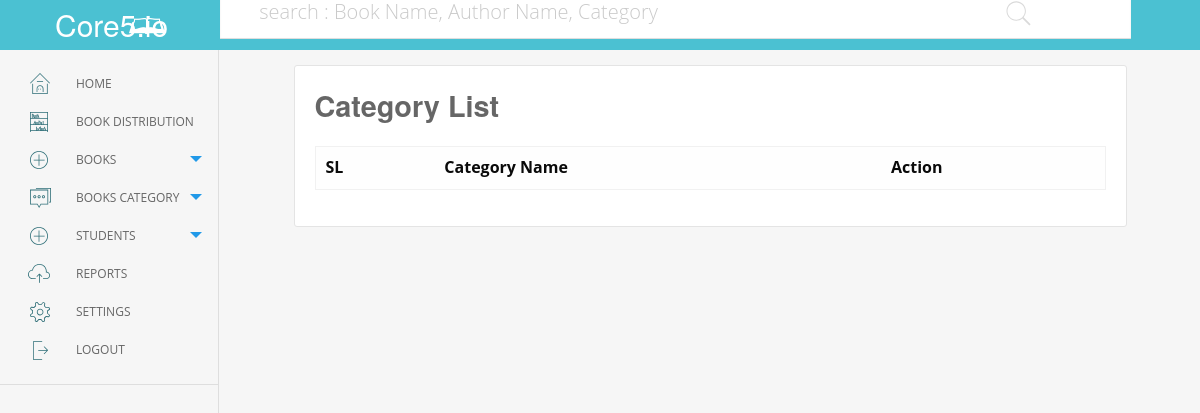
/book_cat_list/, run on an earlier commit of the app's database.
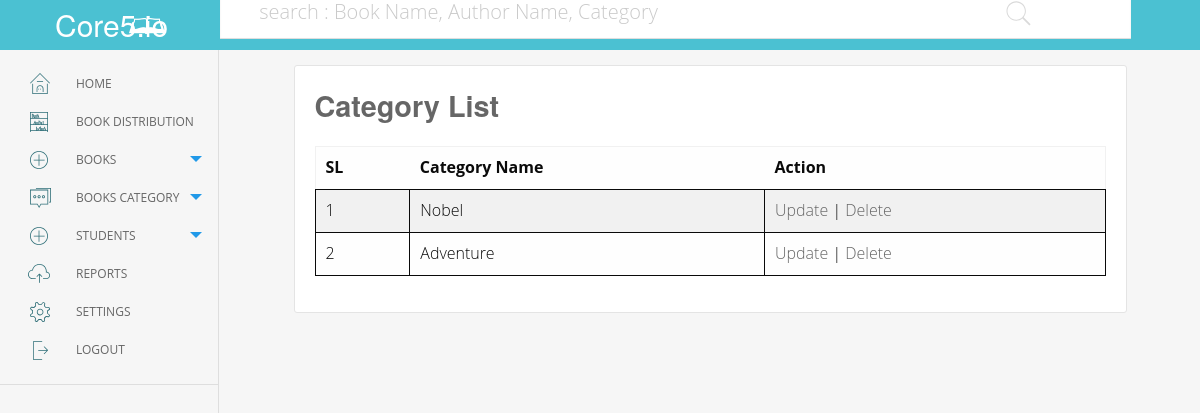
And on a later commit of the database.
### apps/models.py (models this page shows, shortened)
class Category(models.Model):
    name = models.CharField(max_length=45)

### apps/views.py (the view)
# urls.py: url(r'^book_cat_list/$', views.book_cat_list, name="book_cat_list"),
def book_cat_list(request):
    queryset = Category.objects.all()
    context = {
        "object_list": queryset
    }
    return render(request, '401books_cat_list.html', context)

### apps/templates/401books_cat_list.html (shortened to what this page needs)
{% extends 'base.html' %}
{% load static %}
{% block content %}
<div id="books_add" class="full_box">
	<h2>Category List</h2>
  <div class="dda_container" id="search_main">
    <table style="width: 100%;">
      <tr>
        <th>SL</th>
        <th>Category Name</th>
        <th>Action</th>
      </tr>
        {% for obj in object_list %}
      <tr>
        <td>{{ obj.id }}</td>
        <td>{{ obj.name }}</td>
        <td><a href="#" class="update">Update</a> | <a href="#" class="del">Delete</a></td>
      </tr>
        {% endfor %}
    </table>
  </div>
</div>
{% endblock content %}

What changed in the data, as far as the page shows it:
added Category: id "1", name "Nobel"
added Category: id "2", name "Adventure"
